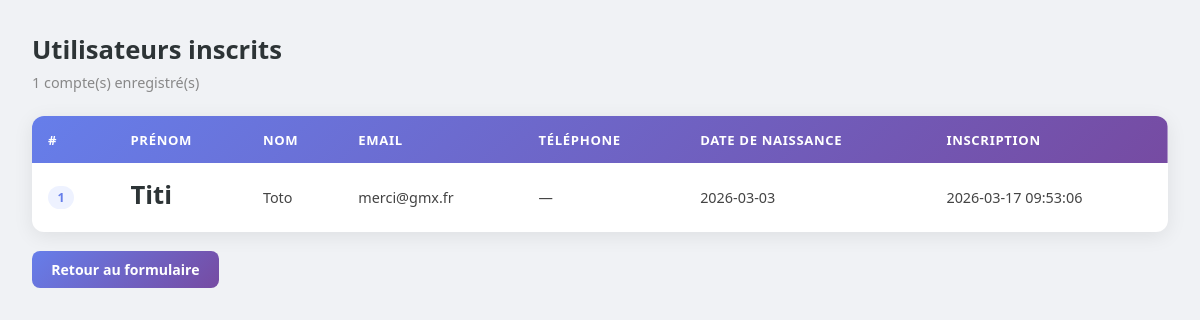
/Formulaire/admin.php, run on an earlier commit of the app's database.
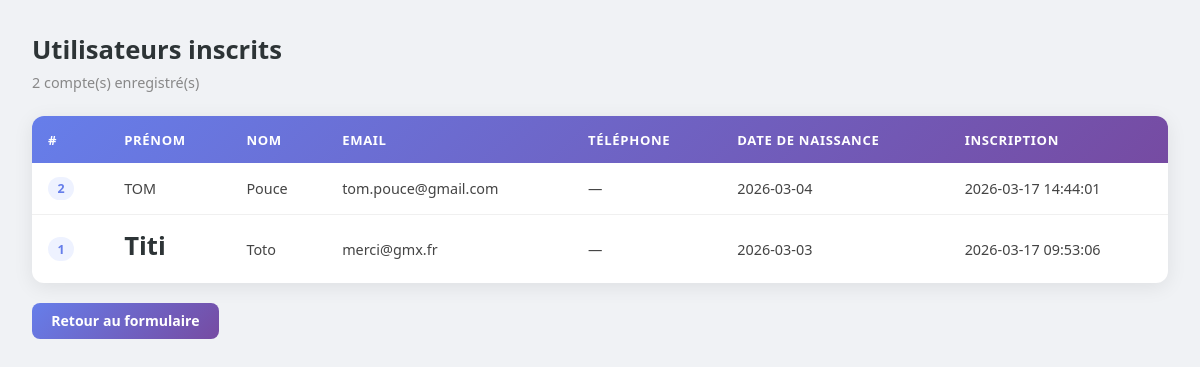
And on a later commit of the database.
### tables this page shows
CREATE TABLE utilisateurs (
        id INTEGER PRIMARY KEY AUTOINCREMENT,
        nom TEXT NOT NULL,
        prenom TEXT NOT NULL,
        email TEXT UNIQUE NOT NULL,
        mot_de_passe TEXT NOT NULL,
        date_naissance TEXT,
        telephone TEXT,
        date_inscription TEXT DEFAULT (datetime('now', 'localtime'))
    );

### Formulaire/admin.php (the view, shortened to what this page needs)
<?php
$db = new PDO('sqlite:' . __DIR__ . '/utilisateurs.db');
$db->setAttribute(PDO::ATTR_ERRMODE, PDO::ERRMODE_EXCEPTION);
$utilisateurs = $db->query("
    SELECT id, prenom, nom, email, telephone, date_naissance, date_inscription
    FROM utilisateurs
    ORDER BY date_inscription DESC
")->fetchAll(PDO::FETCH_ASSOC);
?>
<!DOCTYPE html>
<html lang="fr">
<head>
</head>
<body>
  <h1>Utilisateurs inscrits</h1>
  <p class="meta"><?= count($utilisateurs) ?> compte(s) enregistré(s)</p>
  <div class="card">
    <?php if (empty($utilisateurs)): ?>
      <p class="empty">Aucun utilisateur inscrit pour le moment.</p>
    <?php else: ?>
      <table>
        <thead>
          <tr>
            <th>#</th>
            <th>Prénom</th>
            <th>Nom</th>
            <th>Email</th>
            <th>Téléphone</th>
            <th>Date de naissance</th>
            <th>Inscription</th>
          </tr>
        </thead>
        <tbody>
          <?php foreach ($utilisateurs as $u): ?>
          <tr>
            <td><span class="badge"><?= $u['id'] ?></span></td>
            <td><?= ($u['prenom']) ?></td>
            <td><?= ($u['nom']) ?></td>
            <td><?= ($u['email']) ?></td>
            <td><?= ($u['telephone'] ?? '—') ?></td>
            <td><?= ($u['date_naissance'] ?? '—') ?></td>
            <td><?= ($u['date_inscription']) ?></td>
          </tr>
          <?php endforeach; ?>
        </tbody>
      </table>
    <?php endif; ?>
  </div>
  <a href="index.php" class="btn-back">Retour au formulaire</a>
</body>
</html>

### Formulaire/admin.php (style rules this page uses)
* { box-sizing: border-box; margin: 0; padding: 0; }
body { font-family: 'Segoe UI', Tahoma, Geneva, Verdana, sans-serif; background: #f0f2f5; padding: 2rem; }
h1 { color: #2d3436; font-size: 1.6rem; margin-bottom: 0.4rem; }
.meta { color: #888; font-size: 0.9rem; margin-bottom: 1.5rem; }
.card { background: white; border-radius: 12px; box-shadow: 0 4px 20px rgba(0,0,0,0.08); overflow: hidden; }
table { width: 100%; border-collapse: collapse; font-size: 0.9rem; }
thead { background: linear-gradient(135deg, #667eea, #764ba2); color: white; }
th { padding: 0.9rem 1rem; text-align: left; font-weight: 600; font-size: 0.82rem; text-transform: uppercase; letter-spacing: 0.05em; }
td { padding: 0.85rem 1rem; color: #444; border-bottom: 1px solid #f0f0f0; }
tr:last-child td { border-bottom: none; }
.badge { display: inline-block; padding: 0.2rem 0.6rem; background: #eef2ff; color: #667eea; border-radius: 20px; font-size: 0.78rem; font-weight: 600; }
.btn-back { display: inline-block; margin-top: 1.2rem; padding: 0.55rem 1.2rem; background: linear-gradient(135deg, #667eea, #764ba2); color: white; border-radius: 8px; text-decoration: none; font-size: 0.88rem; font-weight: 600; }

What changed in the data, as far as the page shows it:
added utilisateurs: id "2", prenom "TOM", nom "Pouce", email "tom.pouce@gmail.com", telephone "—", date_naissance "2026-03-04", date_inscription "2026-03-17 14:44:01"
Also different on the page:
count($utilisateurs): "1" → "2"
